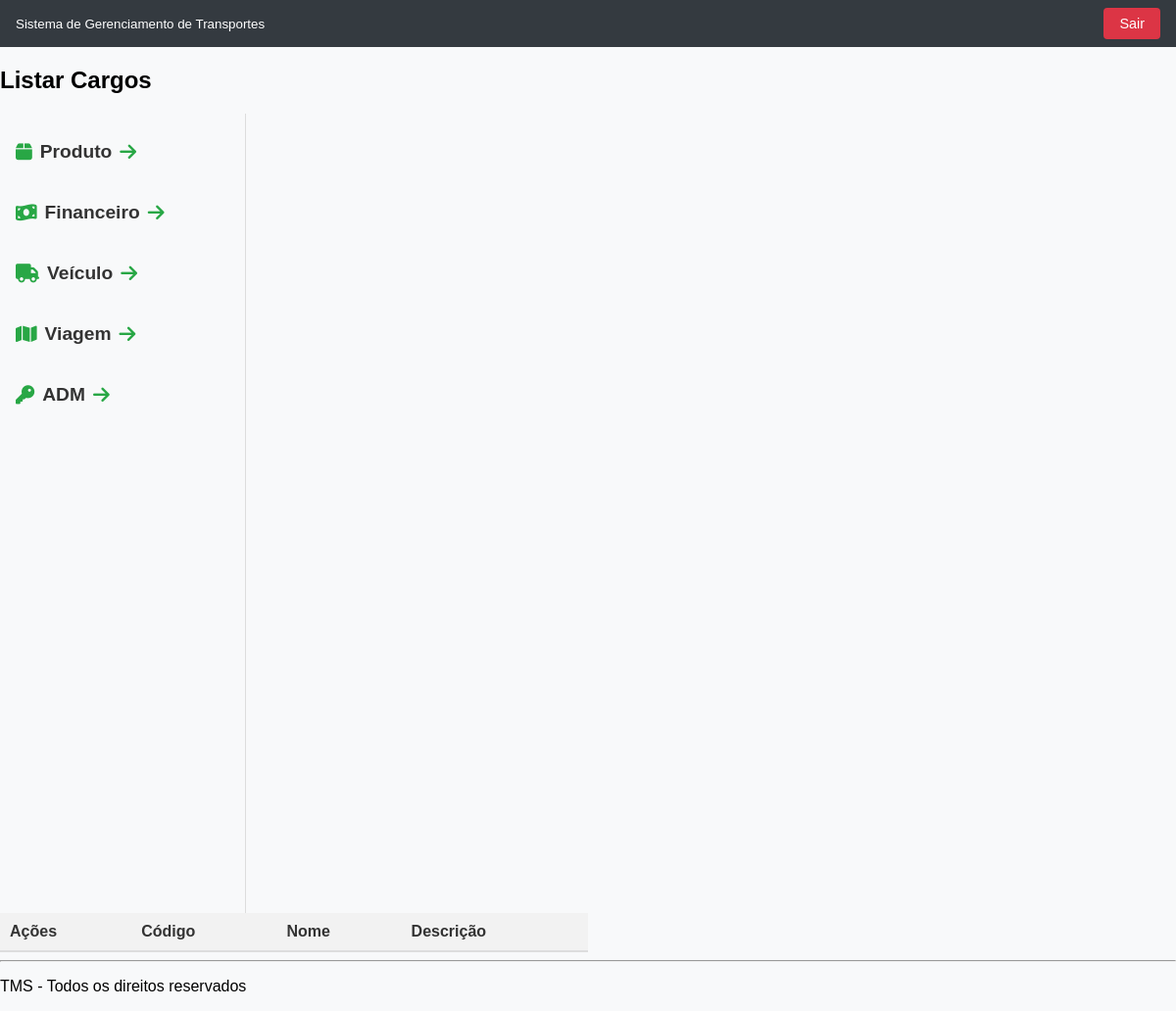
Page /tcc/cargo on the earlier database version.
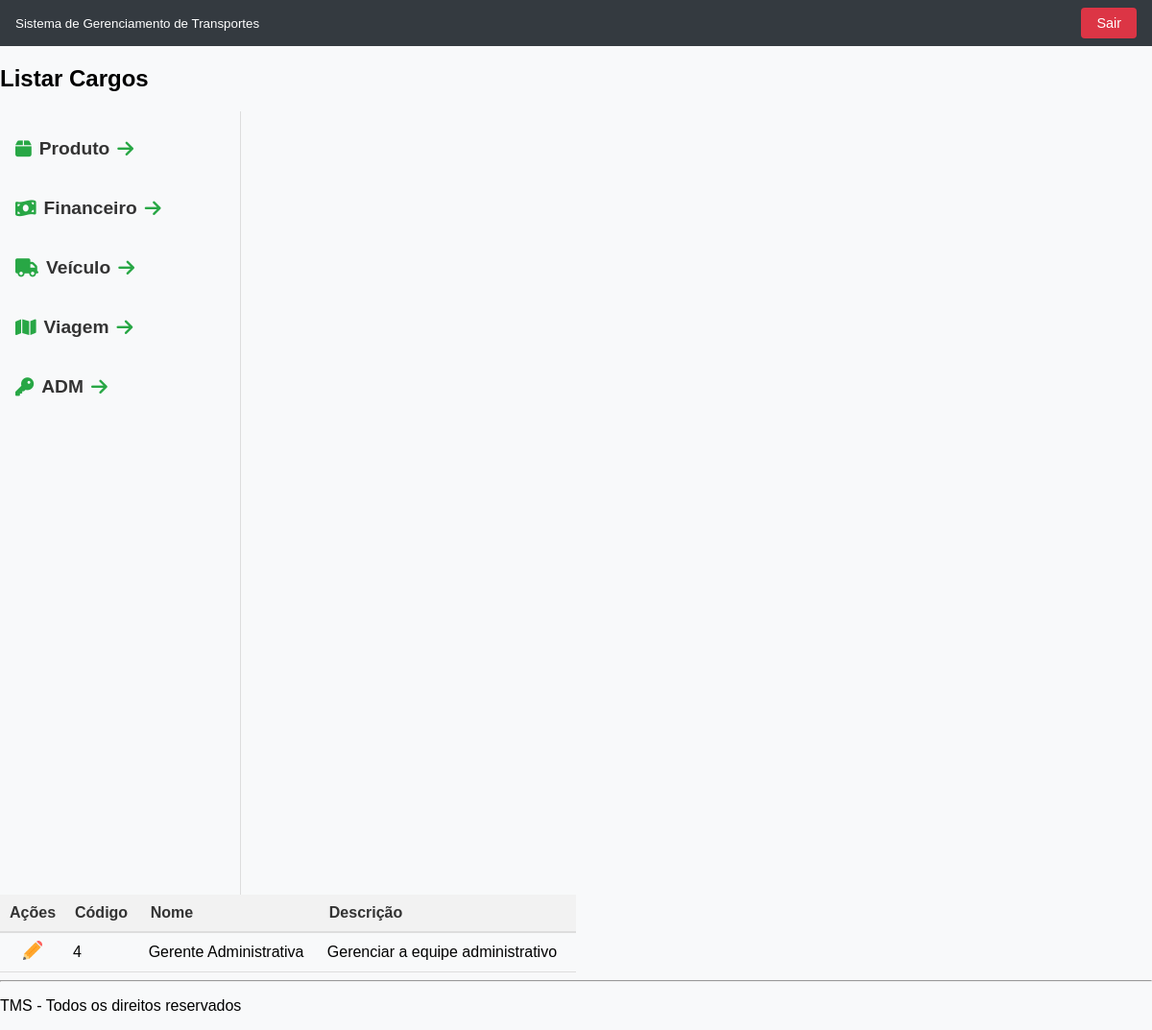
Same page on the later database version.
### tables this page shows
CREATE TABLE `cargo` (
  `id` int(11) NOT NULL,
  `descricao` varchar(150) NOT NULL,
  `nome` varchar(50) NOT NULL
);

### tcc/Controller/CargoController.php (called while the page is built, shortened)
<?php
class CargoController
{
    public static function index()
    {
        $cargo_DAO = new CargoDAO();
        $lista_car = $cargo_DAO->getAllRows();
        $total_car = count($lista_car);
        include 'View/modulos/cargo/listar_cargo.php';
    }
}

### tcc/index.php (called while the page is built, shortened)
<?php
include 'rotas.php';

### tcc/DAO/MySQL.php (called while the page is built)
<?php
class MySQL extends PDO{
    private $host       = "localhost";
    private $usuario    = "root";
    private $senha      = "";
    private $db         = "tcc";
    private $opcoes = array(PDO::ATTR_ERRMODE => PDO::ERRMODE_EXCEPTION);
    public function __construct(){
        $dsn = "mysql:host=".$this->host.";dbname=".$this->db;
        return parent::__construct($dsn, $this->usuario, $this->senha, $this->opcoes);
    }
}

### tcc/DAO/cargoDAO.php (called while the page is built, shortened)
<?php
class CargoDAO
{
    private $conexao;
    public function __construct()
    {
        include_once "MySQL.php";
        $this->conexao = new MySQL();
    }
    public function getAllRows()
    {
        $stmt = $this->conexao->prepare("SELECT * FROM cargo");
        $stmt->execute();
        $arr_car = array();
        while ($f = $stmt->fetchObject()) {
            $arr_car[] = $f;
        }
        return $arr_car;
    }
}

### tcc/View/modulos/cargo/listar_cargo.php (the view, shortened to what this page needs)
<!DOCTYPE html>
<html lang="en">
<head>
</head>
<body>
    <div class="header">
        <?php include PATH_VIEW . 'includes/cabecalho.php' ?>
    </div>
    <div class="titulo-pagina">
        <h2>Listar Cargos</h2>
    </div>
    <div class="menu">
        <?php include PATH_VIEW . 'includes/menu.php' ?>
    </div>
    <main>
    <table>
        <thead>
            <tr>
                <th>Ações</th>
                <th>Código</th>
                <th>Nome</th>
                <th>Descrição</th>
            </tr>
        </thead>
        <tbody>
            <?php for($i=0; $i<$total_car; $i++): ?>
            <tr>
                <td class="icon">
                <a href="/tcc/cargo/ver?id=<?= $lista_car[$i]->id ?>">
    <img class="icon" title="Editar" src="/tcc/View/includes/imagem/lapis.png" alt="Ícone de Lápis">
</a>
                </td>
                <td><?= $lista_car[$i]->id ?></td>
                <td><?= $lista_car[$i]->nome ?></td>
                <td><?= $lista_car[$i]->descricao ?></td>
            </tr>
            <?php endfor; ?>
        </tbody>
    </table>
    </main>
    <?php include PATH_VIEW . 'includes/rodape.php' ?>
</body>
</html>

Differences in the rows shown:
added cargo: id "4", nome "Gerente Administrativa", descricao "Gerenciar a equipe administrativo"
